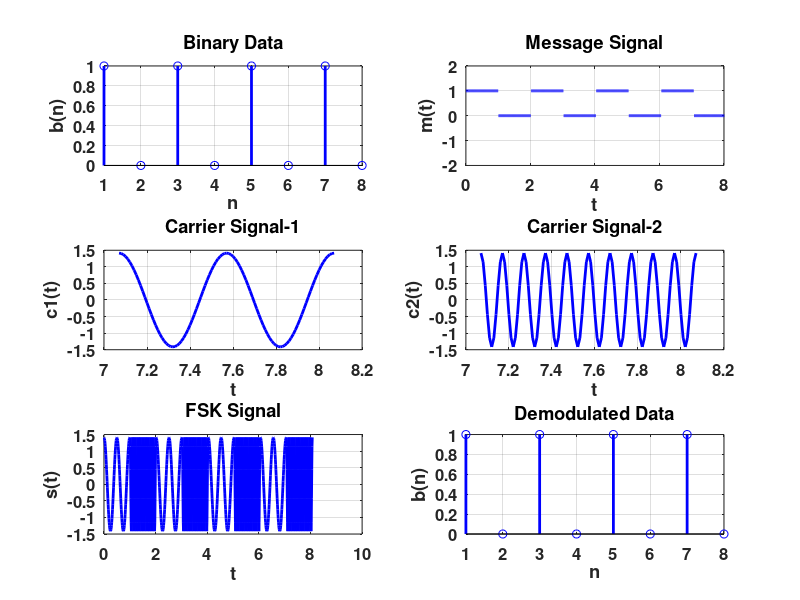

Write the MATLAB code that produced this figure.
clc;
clear;
close all;

% Parameters
Tb = 1; 
fc1 = 2;
fc2 = 10;
t = 0:(Tb/100):Tb;
c1 = sqrt(2/Tb) * cos(2 * pi * fc1 * t);
c2 = sqrt(2/Tb) * cos(2 * pi * fc2 * t);

% Message Signal
N = 8;
m = [1 0 1 0 1 0 1 0];
t1 = 0; 
t2 = Tb;

for i = 1:N
    t = t1:(Tb/100):t2;
    if m(i) > 0.5
        m_s = ones(1, length(t));
        invm_s = zeros(1, length(t));
    else
        m_s = zeros(1, length(t));
        invm_s = ones(1, length(t));
    end
    message(i, :) = m_s;
    
    % Generate FSK Signal
    fsk_sig1(i, :) = c1 .* m_s;
    fsk_sig2(i, :) = c2 .* invm_s;
    fsk_s = fsk_sig1 + fsk_sig2;
    
    % Plotting
    figure(1);
    subplot(3, 2, 2);
    axis([0 N -2 2]);
    plot(t, message(i, :), 'b', 'LineWidth', 2);
    title('Message Signal');
    xlabel('t'); ylabel('m(t)');
    grid on;
    set(gca, 'FontSize', 12, 'FontWeight', 'bold');
    hold on;
    
    subplot(3, 2, 5);
    plot(t, fsk_s(i, :), 'b', 'LineWidth', 2);
    title('FSK Signal');
    xlabel('t'); ylabel('s(t)');
    grid on;
    set(gca, 'FontSize', 12, 'FontWeight', 'bold');
    hold on;
    
    t1 = t1 + (Tb + 0.01);
    t2 = t2 + (Tb + 0.01);
end
hold off;

subplot(3, 2, 1);
stem(m, 'b', 'LineWidth', 2);
title('Binary Data');
xlabel('n'); ylabel('b(n)');
grid on;
set(gca, 'FontSize', 12, 'FontWeight', 'bold');

subplot(3, 2, 3);
plot(t, c1, 'b', 'LineWidth', 2);
title('Carrier Signal-1');
xlabel('t'); ylabel('c1(t)');
grid on;
set(gca, 'FontSize', 12, 'FontWeight', 'bold');

subplot(3, 2, 4);
plot(t, c2, 'b', 'LineWidth', 2);
title('Carrier Signal-2');
xlabel('t'); ylabel('c2(t)');
grid on;
set(gca, 'FontSize', 12, 'FontWeight', 'bold');

% FSK Demodulation
t1 = 0; 
t2 = Tb;

for i = 1:N
    t = t1:(Tb/100):t2;
    
    % Correlator
    x1 = sum(c1 .* fsk_sig1(i, :));
    x2 = sum(c2 .* fsk_sig2(i, :));
    x = x1 - x2;
    
    % Decision Device
    if x > 0
        demod(i) = 1;
    else
        demod(i) = 0;
    end
    
    t1 = t1 + (Tb + 0.01);
    t2 = t2 + (Tb + 0.01);
end

% Plotting the Demodulated Data Bits
subplot(3, 2, 6);
stem(demod, 'b', 'LineWidth', 2);
title('Demodulated Data');
xlabel('n'); ylabel('b(n)');
grid on;
set(gca, 'FontSize', 12, 'FontWeight', 'bold');
